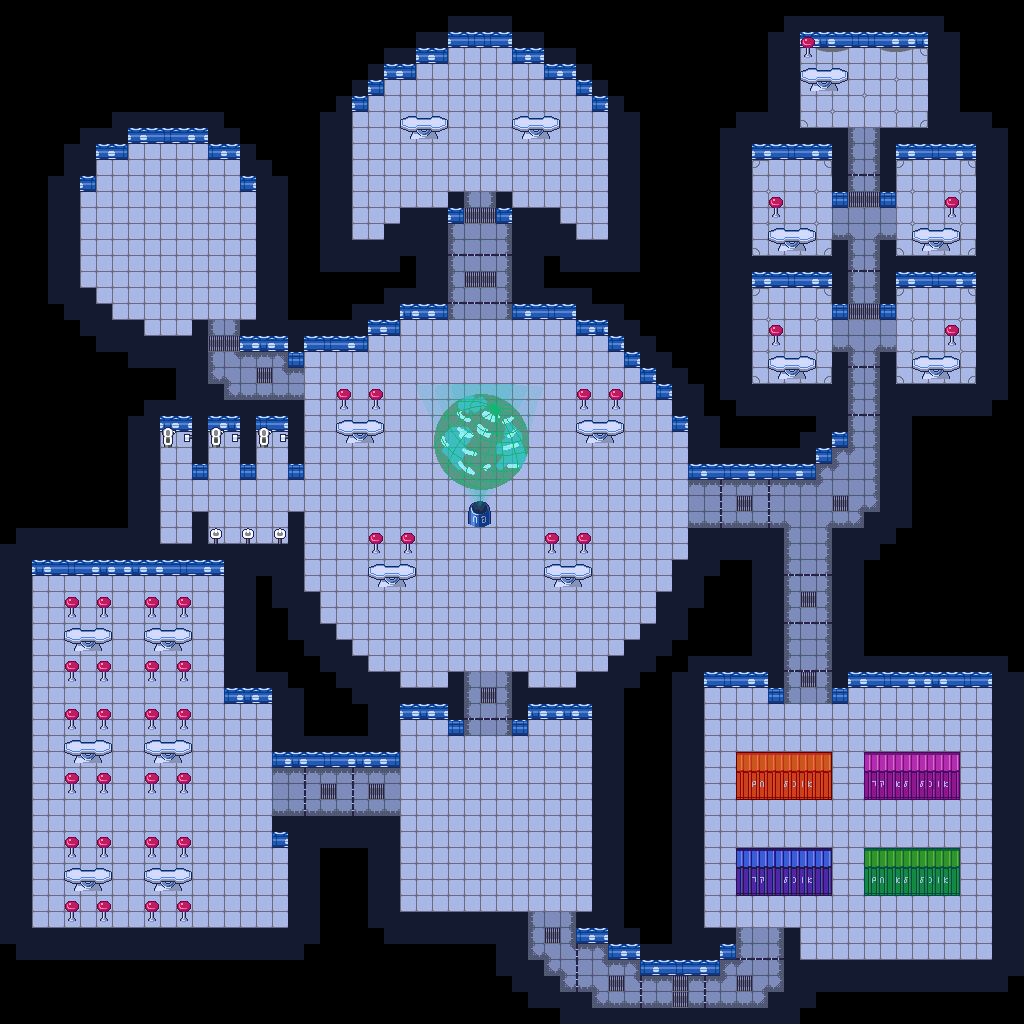

This game map was drawn from its Tiled (.tmx) file and the tilesets committed beside it. A one-line description and the trimmed map source follow:
An orthogonal 64x64 tile map with 16x16 px tiles, 2 tile layers (tiles, furniture), 1 hidden layer not drawn, 2 tilesets and 2 objects (playerPos, captainPos).

<map version="1.5" tiledversion="1.6.0" orientation="orthogonal" renderorder="right-down" width="64" height="64" tilewidth="16" tileheight="16" infinite="0" nextlayerid="8" nextobjectid="11">
 <editorsettings>
  <export target="spaceship.tmx" format="csv" />
 </editorsettings>
 <tileset firstgid="1" name="tileset" tilewidth="16" tileheight="16" tilecount="128" columns="8">
  <image source="../images/tileset2.png" width="128" height="256" />
 </tileset>
 <tileset firstgid="129" name="tileset" tilewidth="16" tileheight="16" tilecount="256" columns="16">
  <image source="../images/tileset.png" width="256" height="256" />
 </tileset>
 <layer id="1" name="tiles" width="64" height="64">
  <data>[4096 cells, 3043 non-empty, 41 distinct tile ids]</data>
 </layer>
 <layer id="6" name="furniture" width="64" height="64">
  <data>[4096 cells, 313 non-empty, 137 distinct tile ids]</data>
 </layer>
 <layer id="2" name="spawnable" width="64" height="64" visible="0">
  <data>[4096 cells, 1014 non-empty, 3 distinct tile ids]</data>
 </layer>
 <objectgroup id="4" name="objects">
  <object id="1" name="playerPos" x="513" y="96.6663">
   <point />
  </object>
  <object id="10" name="captainPos" x="449.5" y="93.5">
   <point />
  </object>
 </objectgroup>
</map>